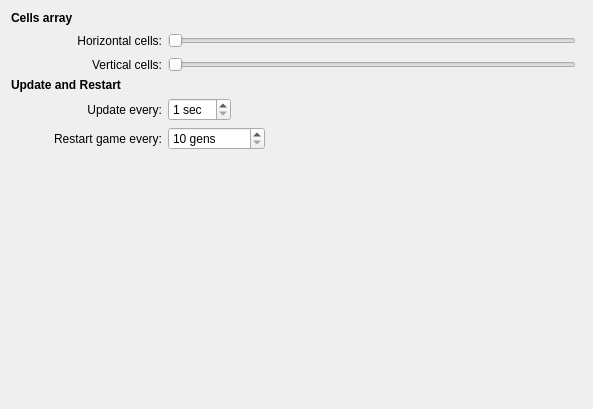
<?xml version="1.0" encoding="UTF-8"?>
<ui version="4.0">
 <class>lifeConfig</class>
 <widget class="QWidget" name="lifeConfig">
  <property name="geometry">
   <rect>
    <x>0</x>
    <y>0</y>
    <width>593</width>
    <height>409</height>
   </rect>
  </property>
  <layout class="QGridLayout" name="gridLayout">
   <item row="0" column="0" colspan="2">
    <widget class="QLabel" name="label">
     <property name="font">
      <font>
       <weight>75</weight>
       <bold>true</bold>
      </font>
     </property>
     <property name="text">
      <string>Cells array</string>
     </property>
    </widget>
   </item>
   <item row="1" column="0">
    <spacer name="horizontalSpacer">
     <property name="orientation">
      <enum>Qt::Horizontal</enum>
     </property>
     <property name="sizeType">
      <enum>QSizePolicy::Fixed</enum>
     </property>
     <property name="sizeHint" stdset="0">
      <size>
       <width>13</width>
       <height>20</height>
      </size>
     </property>
    </spacer>
   </item>
   <item row="1" column="1" colspan="2">
    <widget class="QLabel" name="horizontalCellsLabel">
     <property name="text">
      <string>Horizontal cells:</string>
     </property>
     <property name="alignment">
      <set>Qt::AlignRight|Qt::AlignTrailing|Qt::AlignVCenter</set>
     </property>
    </widget>
   </item>
   <item row="1" column="3">
    <widget class="QSlider" name="horizontalCells">
     <property name="minimum">
      <number>3</number>
     </property>
     <property name="orientation">
      <enum>Qt::Horizontal</enum>
     </property>
    </widget>
   </item>
   <item row="3" column="0" colspan="3">
    <widget class="QLabel" name="label_2">
     <property name="font">
      <font>
       <weight>75</weight>
       <bold>true</bold>
      </font>
     </property>
     <property name="text">
      <string>Update and Restart</string>
     </property>
    </widget>
   </item>
   <item row="4" column="3" colspan="2">
    <widget class="KIntSpinBox" name="stepInterval">
     <property name="sizePolicy">
      <sizepolicy hsizetype="Fixed" vsizetype="Fixed">
       <horstretch>0</horstretch>
       <verstretch>0</verstretch>
      </sizepolicy>
     </property>
     <property name="suffix">
      <string> sec</string>
     </property>
     <property name="minimum">
      <number>1</number>
     </property>
    </widget>
   </item>
   <item row="5" column="1" colspan="2">
    <widget class="QLabel" name="maxGensNumberLabel">
     <property name="text">
      <string>Restart game every:</string>
     </property>
     <property name="alignment">
      <set>Qt::AlignRight|Qt::AlignTrailing|Qt::AlignVCenter</set>
     </property>
    </widget>
   </item>
   <item row="5" column="3" colspan="2">
    <widget class="KIntSpinBox" name="maxGensNumber">
     <property name="sizePolicy">
      <sizepolicy hsizetype="Fixed" vsizetype="Fixed">
       <horstretch>0</horstretch>
       <verstretch>0</verstretch>
      </sizepolicy>
     </property>
     <property name="suffix">
      <string> gens</string>
     </property>
     <property name="minimum">
      <number>10</number>
     </property>
     <property name="maximum">
      <number>999999</number>
     </property>
    </widget>
   </item>
   <item row="6" column="2">
    <spacer name="verticalSpacer">
     <property name="orientation">
      <enum>Qt::Vertical</enum>
     </property>
     <property name="sizeHint" stdset="0">
      <size>
       <width>83</width>
       <height>244</height>
      </size>
     </property>
    </spacer>
   </item>
   <item row="2" column="3">
    <widget class="QSlider" name="verticalCells">
     <property name="minimum">
      <number>3</number>
     </property>
     <property name="orientation">
      <enum>Qt::Horizontal</enum>
     </property>
    </widget>
   </item>
   <item row="2" column="2">
    <widget class="QLabel" name="verticalCellsNumber">
     <property name="text">
      <string>Vertical cells:</string>
     </property>
     <property name="alignment">
      <set>Qt::AlignRight|Qt::AlignTrailing|Qt::AlignVCenter</set>
     </property>
    </widget>
   </item>
   <item row="4" column="2">
    <widget class="QLabel" name="stepIntervalLabel">
     <property name="text">
      <string>Update every:</string>
     </property>
     <property name="alignment">
      <set>Qt::AlignRight|Qt::AlignTrailing|Qt::AlignVCenter</set>
     </property>
    </widget>
   </item>
  </layout>
 </widget>
 <customwidgets>
  <customwidget>
   <class>KIntSpinBox</class>
   <extends>QSpinBox</extends>
   <header>knuminput.h</header>
  </customwidget>
 </customwidgets>
 <resources/>
 <connections/>
</ui>
